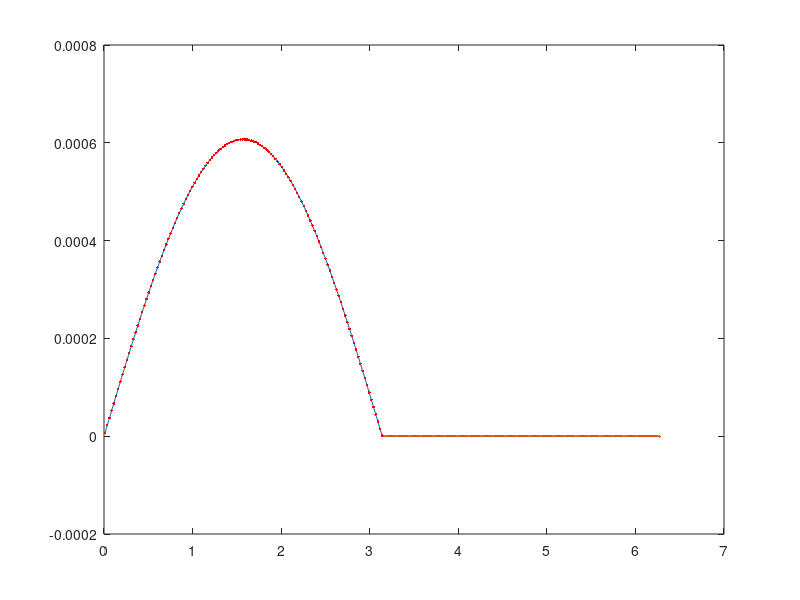
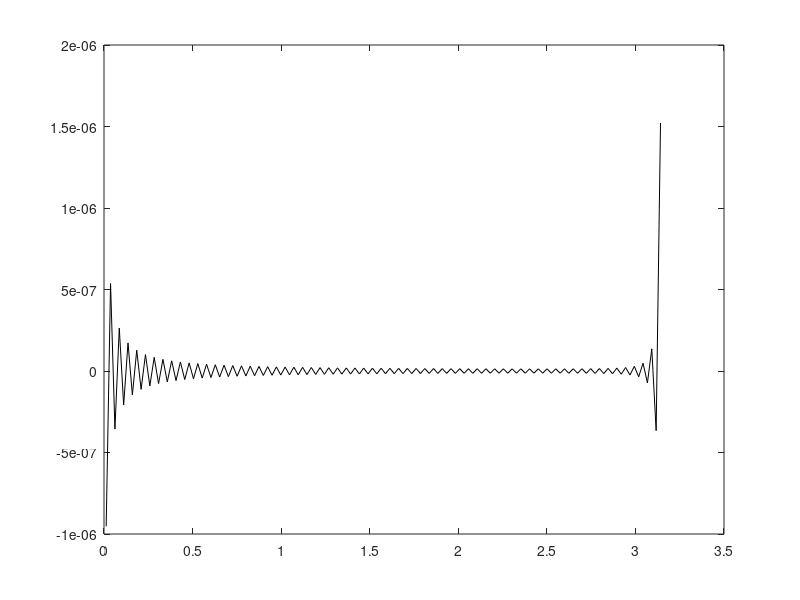

Recreate these plots in MATLAB, in order. (Note: this script raises an error after producing the figures.)
% ssht_demo7 - Run demo7
%
% Integrate a band-limited function on the sphere using the symmetrised
% quadrature weights.
% 
% Default usage is given by
%
%   ssht_demo7
%
% Author: Jason McEwen (www.jasonmcewen.org)

function ssht_demo7

clear all;

% Define parameters.
method = 'MW'
L = 128
reality = false
renorm_plot = false

% Generate random flms (of complex signal).
flm = zeros(L^2,1);
flm = rand(size(flm)) + sqrt(-1)*rand(size(flm));
flm = 2.*(flm - (1+sqrt(-1))./2);

% Impose reality on flms.
if reality
   for el = 0:L-1
      m = 0;
      ind = ssht_elm2ind(el, m);      
      flm(ind) = real(flm(ind));
      for m = 1:el
         ind_pm = ssht_elm2ind(el, m);
         ind_nm = ssht_elm2ind(el, -m);         
         flm(ind_nm) = (-1)^m * conj(flm(ind_pm));
      end
   end
end

% Compute weights.
for m = -(L-1):(L-1)
   w(m+L) = mw_weights(m);
end

% Apply phase shift to account for theta offset.
wr = w .* exp(-i*[-(L-1):(L-1)]*pi/(2.*L-1));

% Compute weights as function of theta.
wr = real(fft(ifftshift(wr))).*2.*pi./(2*L-1).^2;
t=0:2*L-2;
theta = pi*(2*t+1)./(2.*L-1);
figure;
if renorm_plot
   plot(theta, [sin(theta(1:L)), zeros(1,L-1)])
   hold on;
   plot(theta, wr./(2*pi).^2.*(2*L-1).^2, '.')
else
   plot(theta, (2*pi).^2/(2*L-1).^2.*[sin(theta(1:L)), zeros(1,L-1)])
   hold on;
   plot(theta, wr, '.')
end

% Compute symmetrised quadrature weights defined on sphere.
q = wr(1:L);
q(1:L-1) = q(1:L-1) + wr(end:-1:L+1);
if renorm_plot
   plot(theta(1:L), q./(2*pi).^2.*(2*L-1).^2, '.r')
   figure
   plot(theta(1:L), q./(2*pi).^2.*(2*L-1).^2-sin(theta(1:L)), '-k')
else
   plot(theta(1:L), q, '.r')
   figure
   plot(theta(1:L), q - (2*pi).^2/(2*L-1).^2.*sin(theta(1:L)), '-k')
end

% Integral of function given by rescaled (el,m)=(0,0) harmonic coefficient.
I0 = flm(1,1) .* sqrt(4*pi)

% Integrate function on sphere using all points.
f = ssht_inverse(flm, L, 'Method', method, 'Reality', reality);
Q = q.' * ones(1, 2*L-1);
I1 = sum(Q(:) .* f(:))

% Integration function on sphere using L points in theta.
% (Zero-pad to evalue the band-limited function on the correct L points.)
for r = 1:size(f,1)
   f_up(r,:) = ifft(ifftshift([0, fftshift(fft(f(r,:)))])) ...
      ./ (2*L-1) * (2*L);
end
f_down = f_up(:,1:2:end);
Q_down = q.' * ones(1, L);
I2 = sum(Q_down(:) .* f_down(:)) * (2*L-1) / L

% Compute integration errors.
I1_err = max(abs(I1 - I0))
I2_err = max(abs(I2 - I0))



function w = mw_weights(m)
%% mw_weights - Compute MW weights
%
% Compute the MW weights.
% 
% Default usage is given by
%
%   w = mw_weights(m)
%
% where m is the weight index from -(L-1):(L-1) and w is the corresponding
% weight.
%
% Author: Jason McEwen (www.jasonmcewen.org)

if m == 1
   w = sqrt(-1) * pi / 2;
elseif m == -1
   w = - sqrt(-1) * pi / 2;
elseif mod(m,2) == 0
   w = 2 / (1 - m.*m);
else
   w = 0;
end



